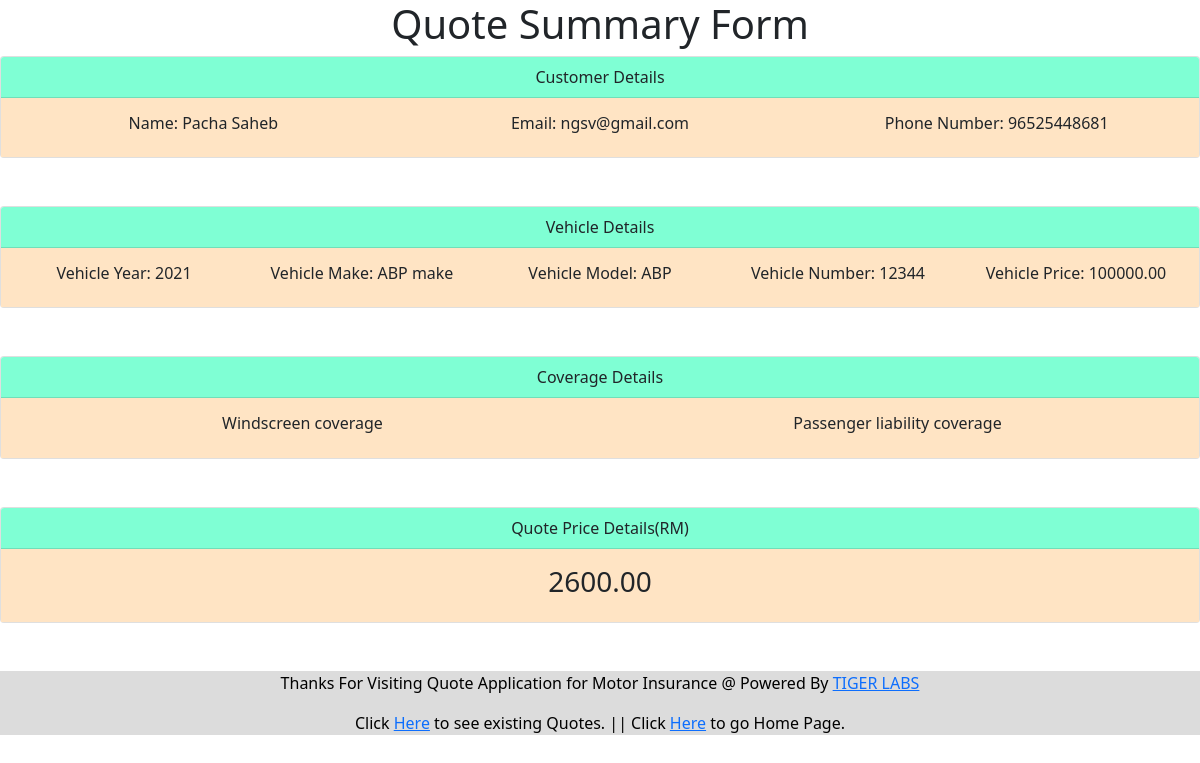
Page /quote/quoteSummary/3/ on the committed database.
### quoteapp/models.py (models this page shows, shortened)
class Quotation(models.Model):
    customer = models.OneToOneField(Customer, on_delete=models.CASCADE)
    vehicle = models.OneToOneField(Vehicle, on_delete=models.CASCADE)
    coverage = models.ManyToManyField(CoverageInfo)
    email_preference = models.BooleanField(default=False)
    quote_price = models.DecimalField(
        max_digits=10, decimal_places=2, default=0.0)

class Customer(models.Model):
    name = models.CharField(max_length=25)
    email = models.EmailField(unique=True)
    mobile_number = models.CharField(max_length=12)

class Vehicle(models.Model):
    YEARS_CHOICE = [(r, r) for r in range(1984, datetime.date.today().year+1)]
    CURRENT_YEAR = datetime.date.today().year
    year = models.IntegerField(choices=YEARS_CHOICE, default=CURRENT_YEAR)
    model = models.CharField(max_length=30)
    make = models.CharField(max_length=30)
    number = models.CharField(max_length=12)
    price = models.DecimalField(max_digits=10,
                                decimal_places=2,
                                default=100000.00,
                                validators=[MinValueValidator(Decimal('30000.00'),
                                message="Values below 30000 are not permitted.")])

class CoverageInfo(models.Model):
    name = models.CharField(max_length=50)
    value = models.DecimalField(max_digits=10, decimal_places=2, default=0.0)

### quoteapp/views.py (the view)
# urls.py: path('quoteSummary/<int:quote_id>/', QuoteSummaryView.as_view()),
class QuoteSummaryView(TemplateView):
    template_name = "summary.html"
    def get(self, request, *args, **kwargs):
        context = {'quote': Quotation.objects.get(id=kwargs['quote_id'])}
        context['coverages'] = list(context['quote'].coverage.all())
        return render(request, self.template_name, context)

### templates/quoteapp/summary.html (shortened to what this page needs)
<!doctype html>
<html>
<head>
    <link href="https://cdn.jsdelivr.net/npm/bootstrap@5.0.0-beta2/dist/css/bootstrap.min.css" rel="stylesheet"
>
</head>
<body>
    <div class="jumbotron">
        <div class="container text-center">
            <h1>Quote Summary Form</h1>
        </div>
    </div>
    <div class="card text-center">
        <div class="card-header">
            Customer Details
        </div>
        <div class="card-body">
            <div class="row">
                <div class="col">
                    <h6> Name: {{ quote.customer.name }}</h6>
                </div>
                <div class="col">
                    <h6> Email: {{ quote.customer.email }}</h6>
                </div>
                <div class="col">
                    <h6> Phone Number: {{ quote.customer.mobile_number }}</h6>
                </div>
            </div>
        </div>
    </div>
    <br><br>
    <div class="card text-center">
        <div class="card-header">
            Vehicle Details
        </div>
        <div class="card-body">
            <div class="row">
                <div class="col">
                    <h6> Vehicle Year: {{ quote.vehicle.year }}</h6>
                </div>
                <div class="col">
                    <h6> Vehicle Make: {{ quote.vehicle.make }}</h6>
                </div>
                <div class="col">
                    <h6> Vehicle Model: {{ quote.vehicle.model }}</h6>
                </div>
                <div class="col">
                    <h6> Vehicle Number: {{ quote.vehicle.number }}</h6>
                </div>
                <div class="col">
                    <h6> Vehicle Price: {{ quote.vehicle.price }}</h6>
                </div>
            </div>
        </div>
    </div>
    <br><br>
    <div class="card text-center">
        <div class="card-header">
            Coverage Details
        </div>
        <div class="card-body">
            <div class="row">
                {% for cov in coverages %}
                <div class="col">
                    <h6> {{ cov.name }}</h6>
                </div>
                {% endfor %}
            </div>
        </div>
    </div>
    <br><br>
    <div class="card text-center">
        <div class="card-header">
            Quote Price Details(RM)
        </div>
        <div class="card-body">
            <h3>{{ quote.quote_price }} </h3>
        </div>
    </div>
    <br><br>
    <div class="footer">
        <p>Thanks For Visiting Quote Application for Motor Insurance @ Powered By <a href="https://tigerlab.com/">TIGER
                LABS</a></p>
        <p>Click <a href="/quote/customer/">Here</a> to see existing Quotes. || Click <a href="/quote/">Here</a> to go Home Page.</p>
    </div>
</body>
</html>

### templates/quoteapp/summary.html (style rules this page uses)
.card-header { background-color: aquamarine; }
.card-body { background-color: bisque; }
.footer { background-color: gainsboro; width: 100%; color: black; text-align: center; }

### rows in the picture
Quotation: customer.name "Pacha Saheb", customer.email "ngsv@gmail.com", customer.mobile_number "96525448681", vehicle.year "2021", vehicle.make "ABP make", vehicle.model "ABP", vehicle.number "12344", vehicle.price "100000.00", quote_price "2600.00"
CoverageInfo: name "Windscreen coverage"
CoverageInfo: name "Passenger liability coverage"
